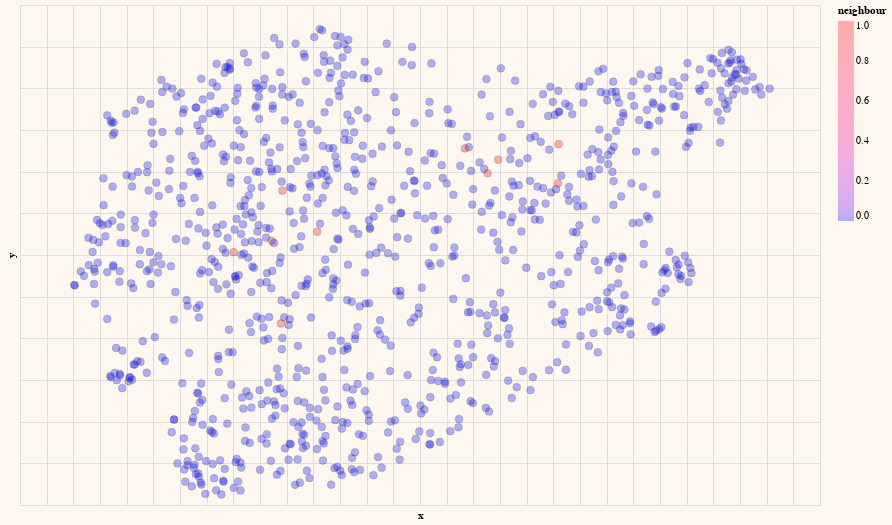

Notebook code cell kept with this figure:
### Code cell
# Plot
chart = alt.Chart(df).transform_calculate(
    url='https://news.ycombinator.com/item?id=' + alt.datum.id
).mark_circle(size=60, stroke='#666', strokeWidth=1, opacity=0.3).encode(
    x=#'x',
    alt.X('x',
        scale=alt.Scale(zero=False),
        axis=alt.Axis(labels=False, ticks=False, domain=False)
    ),
    y=
    alt.Y('y',
        scale=alt.Scale(zero=False),
        axis=alt.Axis(labels=False, ticks=False, domain=False)
    ),
    color=alt.Color('neighbour', scale=alt.Scale(domain=[0, 1], range=['blue', 'red'])),
    tooltip=['title']
).properties(
    width=800,
    height=500
).configure_legend(labelLimit= 0).configure_view(
    strokeWidth=0
).configure(background="#FDF7F0")

chart.interactive()

### Figure 1 — Vega-Lite specification as saved in the notebook (floating-point values rounded to 4 significant figures; data arrays with more than 128 entries replaced by an {"elided": "..."} marker saying what was removed)
{"config": {"view": {"continuousWidth": 400, "continuousHeight": 300}, "background": "#FDF7F0"}, "data": {"name": "data-6f6a870f9712ae6a7dcebd69c8888cdc"}, "mark": {"type": "circle", "opacity": 0.3, "size": 60, "stroke": "#666", "strokeWidth": 1}, "encoding": {"color": {"field": "neighbour", "scale": {"domain": [0, 1], "range": ["blue", "red"]}, "type": "quantitative"}, "tooltip": [{"field": "title", "type": "nominal"}], "x": {"axis": {"domain": false, "labels": false, "ticks": false}, "field": "x", "scale": {"zero": false}, "type": "quantitative"}, "y": {"axis": {"domain": false, "labels": false, "ticks": false}, "field": "y", "scale": {"zero": false}, "type": "quantitative"}}, "height": 500, "selection": {"selector024": {"type": "interval", "bind": "scales", "encodings": ["x", "y"]}}, "transform": [{"calculate": "('https://news.ycombinator.com/item?id=' + datum.id)", "as": "url"}], "width": 800, "$schema": "https://vega.github.io/schema/vega-lite/v4.17.0.json", "datasets": {"data-6f6a870f9712ae6a7dcebd69c8888cdc": {"elided": "1000 records"}}}
